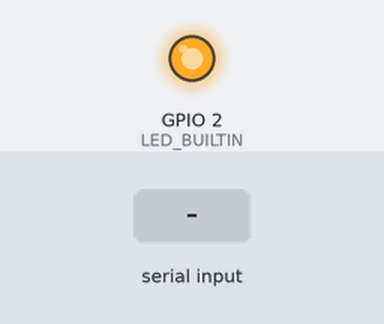
Bench run of a sketch on a simulated ESP8266 (NodeMCU). Parts: output pins drawn as LEDs (lit = HIGH, except the on-board LED, lit = LOW). The test bench sets the inputs (shaded band). WiFi joins after 1.5 s; servers stay silent unless stated; what the sketch prints to the serial monitor is not drawn.

Above: at 2.7 s.
2.8 s: "1" received over Serial
At 4.0 s:
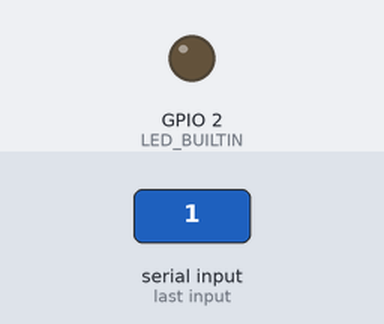
4.3 s: "2" received over Serial
At 5.1 s:
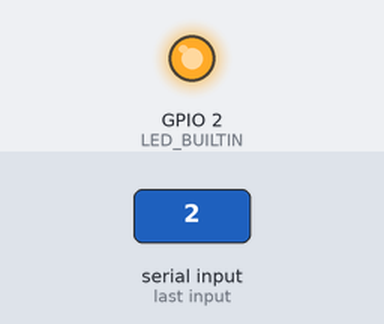
Timing chart, 0 to 7.3 s (numbered marks = the images above; inputs shaded):
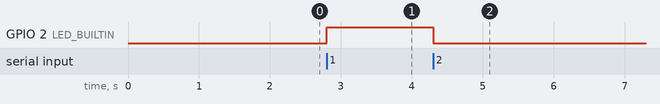

The sketch:

sketch_WeatherClock.ino
```cpp
#include <ESP8266WiFi.h>        // 本程序使用 ESP8266WiFi库
#include <ESP8266WiFiMulti.h>   // 本程序使用ESP8266WiFiMulti库

#define MAX_SRV_CLIENTS 1  //做多多少个客户端可以连接
#define Port 8080

ESP8266WiFiMulti wifiMulti;
WiFiServer server(Port);    //创建server 端口号是8080
WiFiClient serverClients[MAX_SRV_CLIENTS];   //定义最多多少个client可以连接本server(一般不要超过4个)

uint8_t Connect_Count=0;
void setup()
{
  Serial.begin(115200);                   // 启动串口通讯
  pinMode(LED_BUILTIN, OUTPUT);           //设置内置LED引脚为输出模式以便控制LED
  wifiMulti.addAP("LC", "12345654321");   // 这三条语句通过调用函数addAP来记录3个不同的WiFi网络信息。
  //wifiMulti.addAP("WL", "19781021");    // 这3个WiFi网络名称分别是taichi-maker, taichi-maker2, taichi-maker3。
  //wifiMulti.addAP("XH030608", "18871080299");

  WiFi.mode(WIFI_STA);

  //Serial.println("\nConnecting ...");         // 通过串口监视器输出信息告知用户NodeMCU正在尝试连接WiFi
  while (wifiMulti.run() != WL_CONNECTED)
  {
    delay(1000);
    //Serial.print('.');
  }
  /*                                         // 一旦连接WiFI成功，wifiMulti.run()将会返回“WL_CONNECTED”。
  Serial.print("\nConnected to ");            // NodeMCU将通过串口监视器输出。
  Serial.println(WiFi.SSID());                // 连接的WiFI名称
  Serial.print("IP address:");                // 以及
  Serial.println(WiFi.localIP());             // NodeMCU的IP地址*/
  Serial.write('N');
  Serial.print(WiFi.SSID());
  Serial.write(0XA5);
  Serial.write('I');
  Serial.print(WiFi.localIP());  //启动server
  Serial.write(0XA5);
  server.begin();
  server.setNoDelay(true);//关闭小包合并包功能，不会延时发送数据
 // WifiHasConnected=1;
}

uint8_t Serial_DataGet,ConnectData;
uint8_t WifiHasConnected=0; //Mode: 0默认模式 1天气时钟信息更新 2图片信息传输
uint8_t i;
//'0'错误信号 '1'连接成功 '2'天气信息传输标志 '3'图片信息传输标志
void WIFIConnectState();
void Client_STA();
void Client_DataTransform();
void WIFIdataGet();
void loop(void)
{
  WIFIConnectState();
  Mode_Switch();              //接受串口数据切换模式
  Client_STA();               //检测是否有设备连入
  Client_DataTransform();     //将TCP传入数据通过串口传出
}

void WIFIConnectState()
{
  if(WiFi.status()!=WL_CONNECTED)
  {
    Serial.write('N');
    Serial.write("None");
    Serial.write(0XA5);
    Serial.write('I');
    Serial.write("None");  //启动server
    Serial.write(0XA5);
    server.stop();
    while (wifiMulti.run() != WL_CONNECTED)
      delay(1000);
    Serial.write('N');
    Serial.print(WiFi.SSID());
    Serial.write(0XA5);
    Serial.write('I');
    Serial.print(WiFi.localIP());  //启动server
    Serial.write(0XA5);
    server.begin();
    server.setNoDelay(true);//关闭小包合并包功能，不会延时发送数据
  }

}

uint8_t Mode=0;
void Mode_Switch()
{
  if((!Mode)&&(Serial.available()))
  {
    Serial_DataGet=Serial.read();
    switch(Serial_DataGet)
    {
      case '1':
        Mode=1;
        break;
      case '2':
        Mode=2;
        break;
    }
  }
  else if(Mode)
  {
    digitalWrite(LED_BUILTIN,!digitalRead(LED_BUILTIN));// 改变LED的点亮或者熄灭状态
    Mode=0;
  }
}
void Client_STA()
{
  if (server.hasClient())
  {  //判断是否有新的client请求进来
    for (i = 0; i < MAX_SRV_CLIENTS; i++)
    {
      //释放旧无效或者断开的client
      if (!serverClients[i] || !serverClients[i].connected())
      {
        if (!serverClients[i])
        {
          //serverClients[i]    判断指定序号的客户端是否有效
          serverClients[i].stop();  //停止指定客户端的连接
        }
        serverClients[i] = server.available();//分配最新的client
        //Serial.print("1个新的客户端: ");
        break; //跳出一层for循环
      }
    }
    //当达到最大连接数 无法释放无效的client，需要拒绝连接
    if (i == MAX_SRV_CLIENTS)
    {
      WiFiClient client = server.available();
      client.stop();
      //Serial.println("连接被拒绝 ");
    }
  }
}

void Client_DataTransform()
{
  for (i = 0; i < MAX_SRV_CLIENTS; i++)
  {
    if (serverClients[i] && serverClients[i].connected())
    {
      if (serverClients[i].available())
      {
        //serverClients[i].available()   判断指定客户端是否有可读数据
        while (serverClients[i].available())
        Serial.write(serverClients[i].read());
      }
    }
  }
}
```

Measured:
- after the input at 2.8 s, GPIO 2 (LED_BUILTIN): LOW → HIGH at once
- after the input at 4.3 s, GPIO 2 (LED_BUILTIN): HIGH → LOW at once
